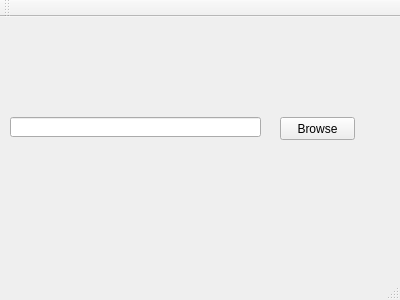
<?xml version="1.0" encoding="UTF-8"?>
<ui version="4.0">
 <class>proj2</class>
 <widget class="QMainWindow" name="proj2">
  <property name="geometry">
   <rect>
    <x>0</x>
    <y>0</y>
    <width>400</width>
    <height>300</height>
   </rect>
  </property>
  <property name="windowTitle">
   <string>proj2</string>
  </property>
  <widget class="QWidget" name="centralWidget">
   <widget class="QPushButton" name="browse_bn">
    <property name="geometry">
     <rect>
      <x>280</x>
      <y>100</y>
      <width>75</width>
      <height>23</height>
     </rect>
    </property>
    <property name="text">
     <string>Browse</string>
    </property>
   </widget>
   <widget class="QLineEdit" name="path_tb">
    <property name="geometry">
     <rect>
      <x>10</x>
      <y>100</y>
      <width>251</width>
      <height>20</height>
     </rect>
    </property>
   </widget>
  </widget>
  <widget class="QMenuBar" name="menuBar">
   <property name="geometry">
    <rect>
     <x>0</x>
     <y>0</y>
     <width>400</width>
     <height>21</height>
    </rect>
   </property>
  </widget>
  <widget class="QToolBar" name="mainToolBar">
   <attribute name="toolBarArea">
    <enum>TopToolBarArea</enum>
   </attribute>
   <attribute name="toolBarBreak">
    <bool>false</bool>
   </attribute>
  </widget>
  <widget class="QStatusBar" name="statusBar"/>
 </widget>
 <layoutdefault spacing="6" margin="11"/>
 <resources/>
 <connections/>
</ui>
